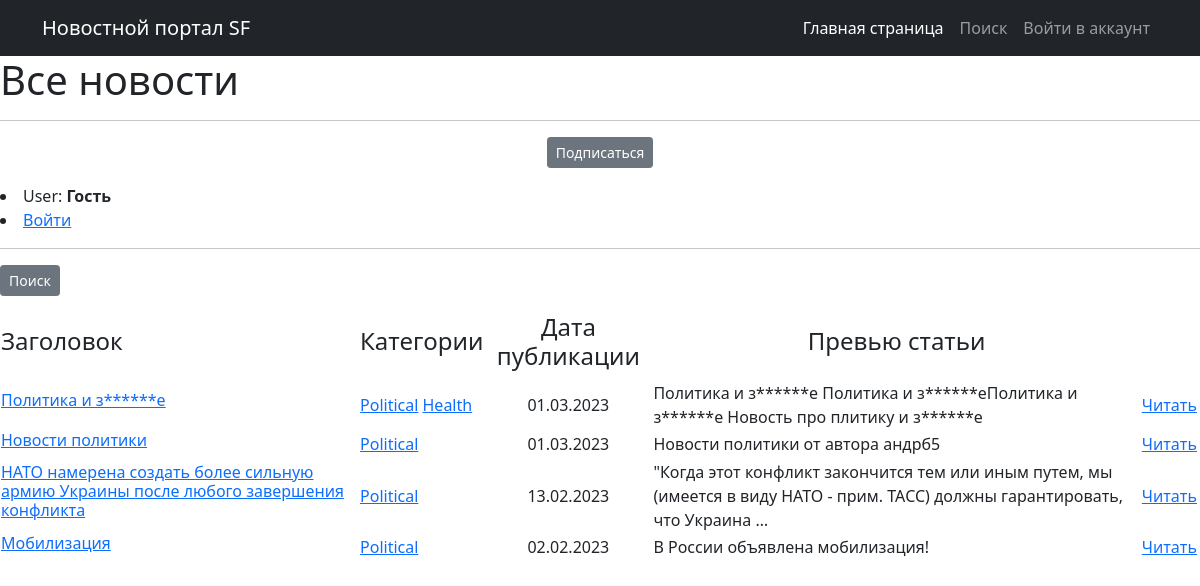
The app's page /news/categories/3, older data.
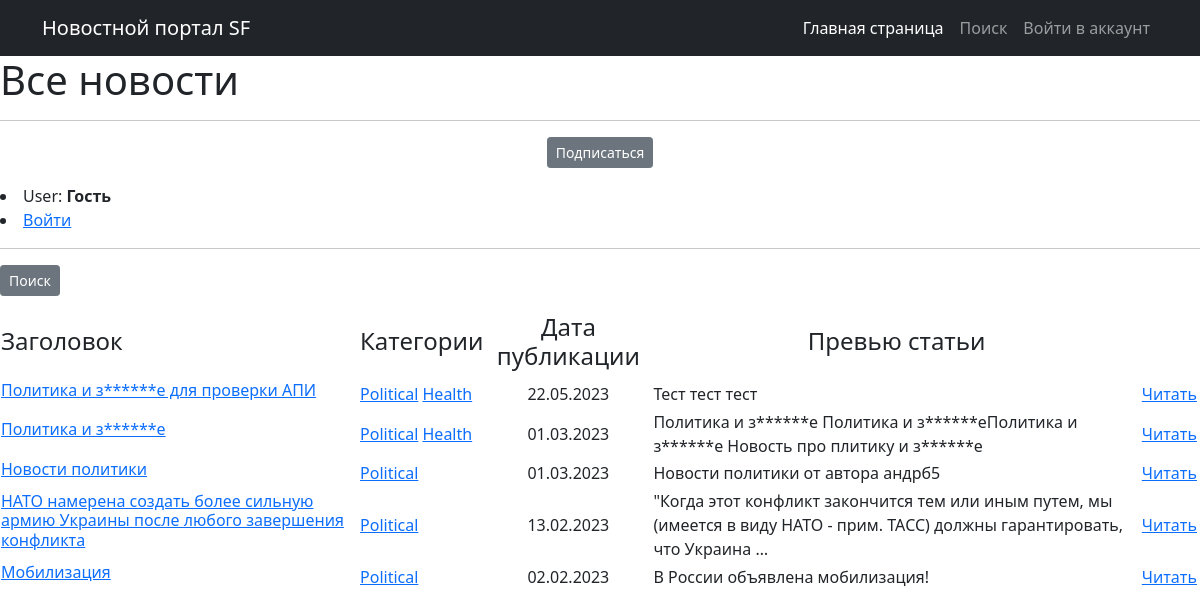
The same page, newer data.
### news/models.py (models this page shows, shortened)
class Post(models.Model):
    news = 'NEWS'
    article = 'ART'
    TYPE = [
        (news, 'Новость'),
        (article, 'Статья')
    ]
    author = models.ForeignKey(Author, on_delete=models.CASCADE)
    category_type = models.CharField(max_length=4,
                                choices=TYPE,
                                default=news)
    time_add = models.DateTimeField(auto_now_add=True)
    category_post = models.ManyToManyField(Category, through='PostCategory')
    header_post = models.CharField(max_length=128)
    text = models.TextField()
    rating_post = models.SmallIntegerField(default=0)

class Category(models.Model):
    name_category = models.CharField(max_length=64, unique=True)
    subscribers = models.ManyToManyField(User, related_name='categories')
    def __str__(self):
        return f'{self.name_category}'

### news/views.py (the view)
# urls.py: path('categories/<int:pk>', CategoryListView.as_view(), name='category_list'),
class CategoryListView(ListView):
    model = Post
    template_name = 'category_list.html'
    context_object_name = 'category_news_list'
    def get_queryset(self):
        self.category_post = get_object_or_404(Category, id=self.kwargs['pk'])
        queryset = Post.objects.filter(category_post=self.category_post).order_by('-time_add')
        return queryset
    def get_context_data(self, **kwargs):
        context = super().get_context_data(**kwargs)
        context['is_not_subscriber'] = self.request.user not in self.category_post.subscribers.all()
        context['category'] = self.category_post
        return context

### news/templatetags/custom_filters.py (called while the page is built)
@register.filter()
def censor(value):
    bad_words = ['редиска','гад', 'здоровье', 'ПСЖ']
    if not isinstance(value, str):
        raise TypeError(f'Недопустимое значение{type(value)} Нужно ввести строковое значение')
    for word in value.split():
        if word.lower() in bad_words or word.upper() in bad_words:
            value = value.replace(word, f'{word[0]}{"*" * (len(word) - 2)}{word[-1]}')
    return value

### templates/category_list.html (shortened to what this page needs)
{% extends 'flatpages/default.html' %}
{% load custom_filters %}
{% block content %}
    <h1> Все новости </h1>
    <hr>
    {% if is_not_subscriber %}
    <p class="text-center"><a href="{% url 'subscribe' category.id %}" class="btn btn-secondary btn-sm">Подписаться</a> </p>
    {% else %}
    <p class="text-center"><a href="{% url 'unsubscribe' category.id %}" class="btn btn-secondary btn-sm">Отписаться</a> </p>
    {% endif %}
    {% if user.is_authenticated %}
        <p>User: <strong>{{ user.get_username }}</strong></p>
        <p class="text-left"><a href="/accounts/logout" class="btn btn-secondary btn-sm">Выйти</a></p>
    {% else %}
        <li>User: <strong>Гость</strong></li>
        <li><a href="/accounts/login">Войти</a></li>
    {% endif %}
    <hr>
    <p class="text-left"><a href="{% url 'post_search' %}" class="btn btn-secondary btn-sm">Поиск</a></p>
        <table>
            <tr>
                <td><h4>Заголовок</h4></td>
                <td><h4>Категории</h4></td>
                <td><h4 align="center">Дата публикации</h4></td>
                <td><h4 align="center">Превью статьи</h4></td>
            </tr>
            {% for post in category_news_list %}
                <tr>
                    <td><h6><a href="{% url 'post_detail' post.id %}">{{post.header_post|censor}}</a></h6></td>
                    <td>{% for category in post.category_post.all %}
                            <a href="{% url 'category_list' category.id %}"> {{category}}</a>
                        {% endfor %}</td>
                    <td align="center">{{post.time_add|date:'d.m.Y'}}</td>
                    <td>{{post.text|truncatewords:20|censor}}</td>
                    <td><a href="{% url 'post_detail' pk=post.id %}">Читать</a></td>
                    <td>
                    </td>
                </tr>
            {% endfor %}
        </table>
{% endblock content %}

### templates/flatpages/default.html (shortened to what this page needs)
<!DOCTYPE html>
<html lang="en">
    <head>
        {% load static %}
        <link href="{% static 'css/styles.css' %}" rel="stylesheet" />
    </head>
    <body>
        <nav class="navbar navbar-expand-lg navbar-dark bg-dark">
            <div class="container">
                <a class="navbar-brand" href="{% url 'post_list' %}">Новостной портал SF</a>
                <div class="collapse navbar-collapse" id="navbarSupportedContent">
                    <ul class="navbar-nav ms-auto mb-2 mb-lg-0">
                        <li class="nav-item"><a class="nav-link active" aria-current="page" href="{% url 'post_list' %}">Главная страница</a></li>
                        <li class="nav-item"><a class="nav-link" href="{% url 'post_search' %}">Поиск</a></li>
                        {% if user.is_authenticated %}
                        <li class="nav-item"><a class="nav-link" href="/accounts/logout">Выйти из аккаунта</a></li>
                        {% else %}
                        <li class="nav-item"><a class="nav-link" href="/accounts/login">Войти в аккаунт</a></li>
                        {% endif %}
                    </ul>
                </div>
            </div>
        </nav>
            {% block content %}{% endblock content %}
    </body>
</html>

Row changes from the older to the newer data that the page shows:
added Post: header_post|censor "Политика и з******е для проверки АПИ", time_add "22.05.2023", text|censor "Тест тест тест", Category (name_category "Political"), Category (name_category "Health")
